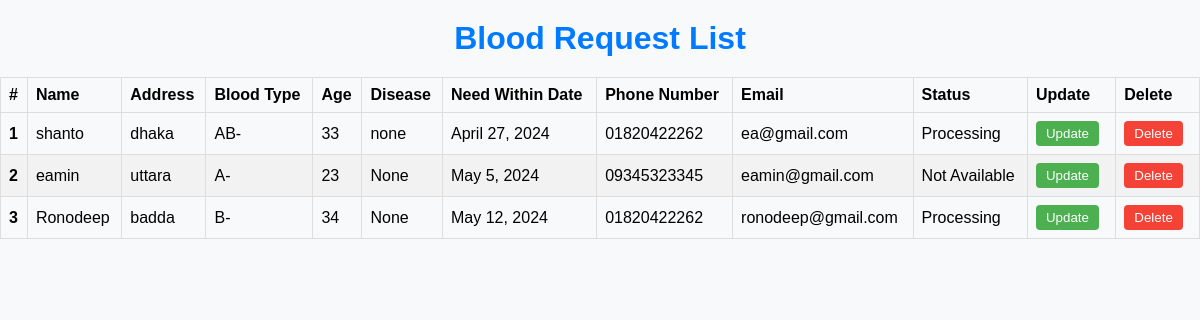
The page /blood_requests/ on the database as committed earlier.
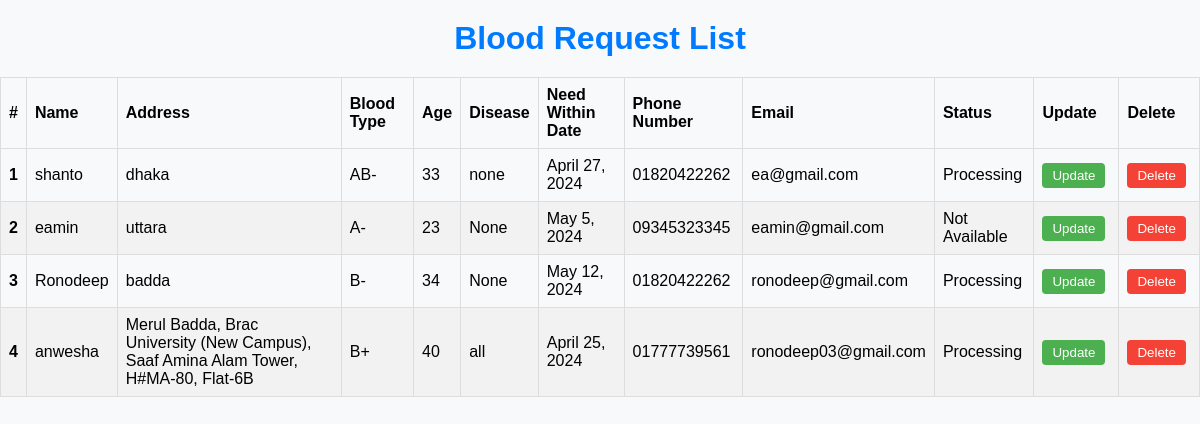
The same page on the database as committed later.
### APPUniflow/models.py (models this page shows, shortened)
class BloodRequest(models.Model):
    STATUS_CHOICES = [
        ('Processing', 'Processing'),
        ('Given', 'Given'),
        ('Not Available', 'Not Available'),
    ]
    BLOOD_TYPE_CHOICES = [
        ('A+', 'A+'),
        ('A-', 'A-'),
        ('B+', 'B+'),
        ('B-', 'B-'),
        ('AB+', 'AB+'),
        ('AB-', 'AB-'),
        ('O+', 'O+'),
        ('O-', 'O-'),
    ]
    name = models.CharField(max_length=100 , blank=True, null=True)
    address = models.CharField(max_length=200,blank=True, null=True)
    blood_type = models.CharField(max_length=3, choices=BLOOD_TYPE_CHOICES,blank=True, null=True)
    age = models.PositiveIntegerField()
    disease = models.CharField(max_length=200, blank=True,null=True)
    need_within_date = models.DateField()
    phone_number = models.CharField(max_length=11)
    email = models.EmailField()
    status = models.CharField(max_length=20, choices=STATUS_CHOICES,default='Processing')

### APPUniflow/views.py (the view)
# urls.py: path('blood_requests/', views.blood_request_list, name='blood_request_list'),
def blood_request_list(request):
    requests = BloodRequest.objects.all()
    return render(request, 'blood_request_list.html', {'requests': requests})

### APPUniflow/templates/blood_request_list.html (shortened to what this page needs)
<!DOCTYPE html>
<html lang="en">
<head>
    <link rel="stylesheet" href="/static/css/blood_request_list.css">
</head>
<body>
    <h1>Blood Request List</h1>
    <table>
        <thead>
            <tr>
                <th>#</th>
                <th>Name</th>
                <th>Address</th>
                <th>Blood Type</th>
                <th>Age</th>
                <th>Disease</th>
                <th>Need Within Date</th>
                <th>Phone Number</th>
                <th>Email</th>
                <th>Status</th>
                <th>Update</th>
                <th>Delete</th>
            </tr>
        </thead>
        <tbody>
            {% for request in requests %}
            <tr class="{% cycle 'odd' 'even' %}">
                <td class="row-number">{{ forloop.counter }}</td>
                <td>{{ request.name }}</td>
                <td>{{ request.address }}</td>
                <td>{{ request.blood_type }}</td>
                <td>{{ request.age }}</td>
                <td>{{ request.disease }}</td>
                <td>{{ request.need_within_date }}</td>
                <td>{{ request.phone_number }}</td>
                <td>{{ request.email }}</td>
                <td>{{ request.status }}</td>
                <td>
                    <form method="post" action="{% url 'update_blood_request' request.pk %}">
                        <button type="submit" class="btn">Update</button>
                    </form>
                </td>
                <td>
                    <form method="post" action="{% url 'delete_blood_request' request.pk %}">
                        <button type="submit" class="btn btn-danger">Delete</button>
                    </form>
                </td>
            </tr>
            {% endfor %}
        </tbody>
    </table>
</body>
</html>

Rows that differ between the two databases and show on the page:
added BloodRequest: name "anwesha", address "Merul Badda, Brac University (New Campus), Saaf Amina Alam Tower, H#MA-80, Flat-6B", blood_type "B+", age "40", disease "all", need_within_date "April 25, 2024", phone_number "01777739561", email "ronodeep03@gmail.com", status "Processing"
